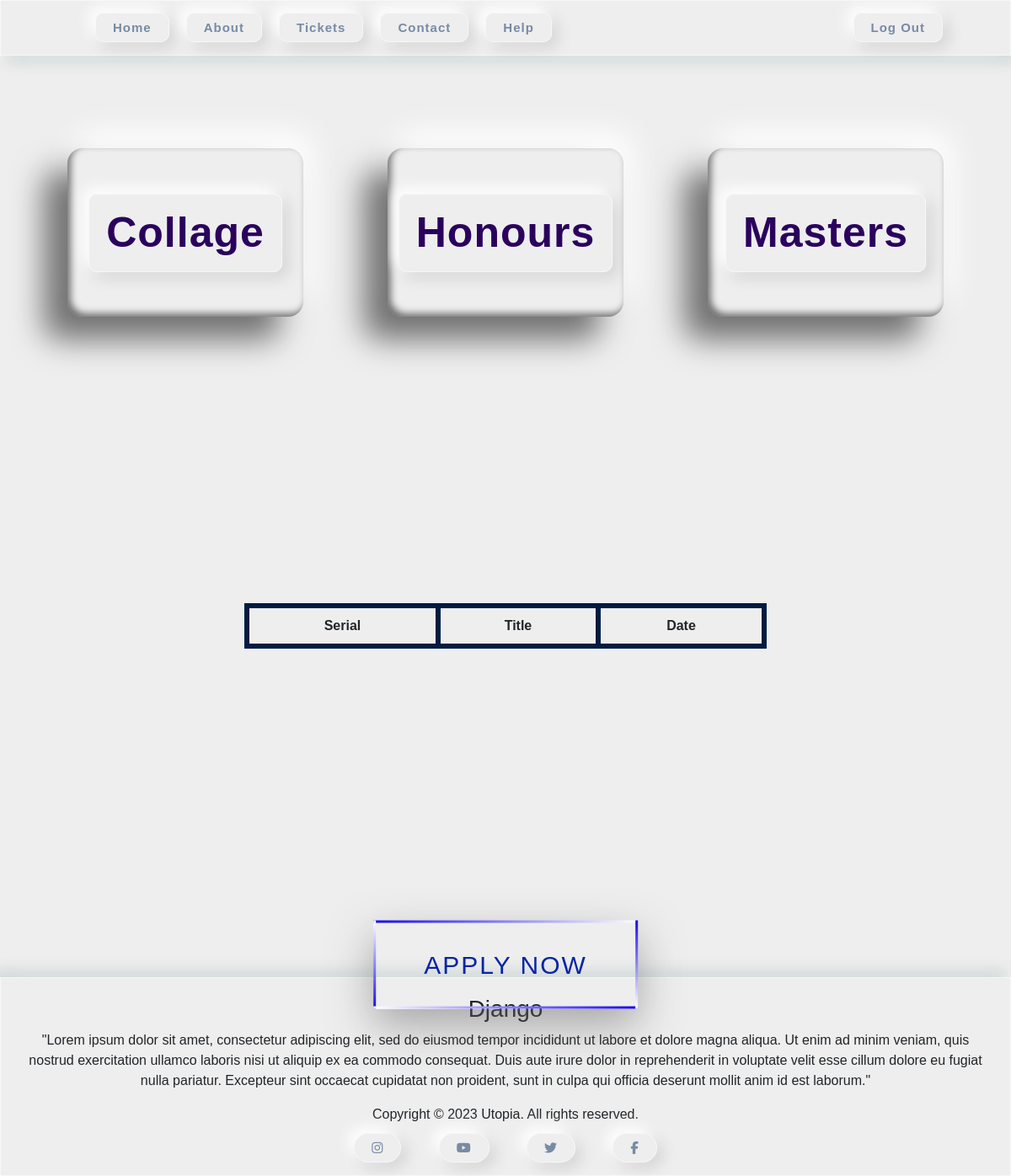
Before: /Education with the older database file.
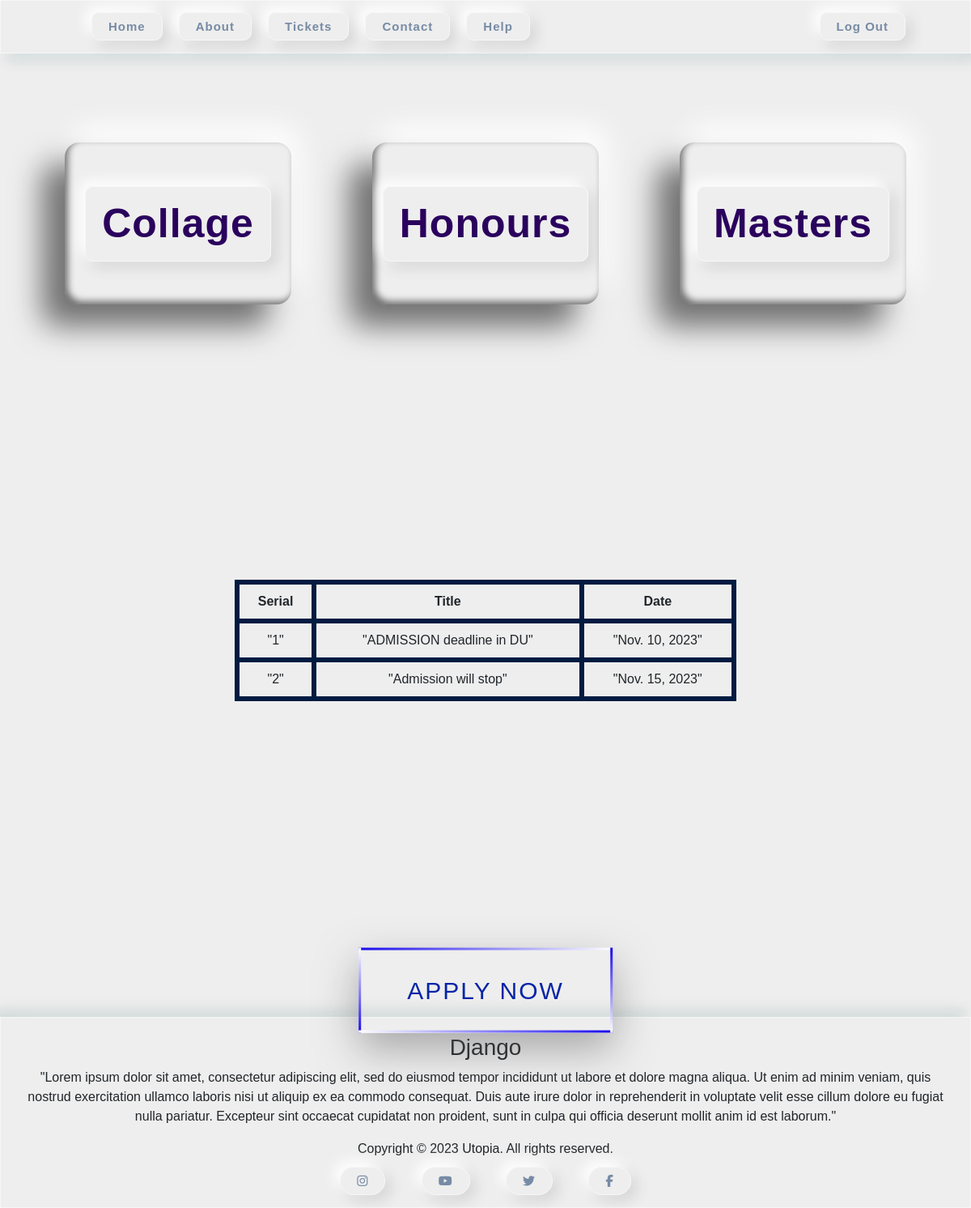
After: the same page with the newer database file.
### application/models.py (models this page shows, shortened)
class ImportantNotice(models.Model):
    Serial = models.IntegerField(primary_key=True)
    Title = models.CharField(max_length=255)
    Publish_date = models.DateField()

### application/views.py (the view)
# urls.py: path('Education',views.Education,name='Education'),
def Education(request):
    Data=ImportantNotice.objects.all()
    data={
        'Data': Data
    }
    return render(request, 'EducationPage.html',data)

### application/templates/EducationPage.html (shortened to what this page needs)
{% extends "BasePage.html" %}
{% load static %}
{% block more-style %}
<link rel="stylesheet" href="{% static 'CSS/Education/EducationHome.css' %}">
<link rel="stylesheet" href="{% static '/JAVASCRIPT/Education.js/EducationHome.js' %}">
{% endblock %}
{% block content %}
<div class="main">
        <div class="contents">
          <li><a href="{% url 'Collage' %}" class="Collage">Collage</a></li>
          <li><a href="{% url 'Honours' %}" class="Honours">Honours</a></li>
          <li><a href="{% url 'Masters' %}" class="Masters">Masters</a></li>
        </div>
        <div class="button">
          <a href="{% url 'Form' %}" class="Form">
            <span></span>
            <span></span>
            <span></span>
            <span></span>
            Apply Now
          </a>
        </div>
        <div class="Notice">
          <table>
              <thead>
                  <tr>
                      <th>Serial</th>
                      <th>Title</th>
                      <th>Date</th>
                  </tr>
              </thead>
              <tbody>
                {% for n in Data %}
                      <tr>
                          <td>"{{n.Serial}}"</td>
                          <td>"{{n.Title}}"</td>
                          <td>"{{n.Publish_date}}"</td>
                      </tr>
                {% endfor %}
              </tbody>
          </table>
      </div>
</div>
{% endblock %}

### application/templates/BasePage.html (shortened to what this page needs)
<!DOCTYPE html>
{% load static %}
<html lang="en">
<head>
  <link href="https://cdn.jsdelivr.net/npm/bootstrap@5.3.1/dist/css/bootstrap.min.css" rel="stylesheet"
>
  <link rel="stylesheet" href="https://cdnjs.cloudflare.com/ajax/libs/font-awesome/6.4.2/css/all.min.css"
 />
  <link rel="stylesheet" href="{% static '/CSS/BasePage/BasePage.css' %}">
  {% block more-style %} {% endblock %}
</head>
<body>
  <nav id="navbar">
    <ol class="menu">
      <li><a href="{% url 'HomePage' %}">Home</a></li>
      <li><a href="{% url 'AboutPage' %}">About</a></li>
      <li><a href="{% url 'TicketsPage' %}">Tickets</a></li>
      <li><a href="{% url 'ContactPage' %}">Contact</a></li>
      <li><a href="{% url 'HelpPage' %}">Help</a></li>
    </ol>
    <div>
      <ol class="menu">
        <li> <a class="out" href="{% url 'EntryPage' %}">Log Out</a></li>
      </ol>
    </div>
  </nav>
  {% block content %}{% endblock %}
  <footer id="footer">
    <h3>Django</h3>
    <p>"Lorem ipsum dolor sit amet, consectetur adipiscing elit, sed do eiusmod tempor incididunt ut labore et dolore
      magna aliqua. Ut enim ad minim veniam, quis nostrud exercitation ullamco laboris nisi ut aliquip ex ea commodo
      consequat. Duis aute irure dolor in reprehenderit in voluptate velit esse cillum dolore eu fugiat nulla pariatur.
      Excepteur sint occaecat cupidatat non proident, sunt in culpa qui officia deserunt mollit anim id est laborum."
    </p>
    <p>Copyright © 2023 Utopia. All rights reserved.</p>
    <div id="social">
      <a href="#" id="insta" class="instagram"><i class="fab fa-instagram"></i></a>
      <a href="#" id="utube" class="Youtube"><i class="fab fa-youtube"></i></a>
      <a href="#" id="X" class="Twitter"><i class="fab fa-twitter"></i></a>
      <a href="https://www.facebook.com/groups/2080362572298979" id="fb" class="Facebook"><i class="fab fa-facebook-f"></i></a>
    </div>
  </footer>
</body>
</html>

### application/static/CSS/BasePage/BasePage.css (style rules this page uses)
* { margin: 0; padding: 0; box-sizing: border-box; font-family: 'Poppins', sans-serif; }
body { background: #eee; overflow: scroll; }
nav { width: 100%; background: #eee; display: flex; justify-content: space-between; padding: 20px 50px; border: 1px solid #f7f7f7; box-shadow: -7px -7px 17px #fff, 7px 7px 17px rgba(7, 70, 70, 0.15); top: 0; right: 0; left: 0; z-index: 999; }
.menu { display: flex; margin: auto 20px; list-style-type: none; }
.menu li { margin: 0 10px; }
.menu li a { font-size: 15px; font-weight: 600; color: #778ba5; text-transform: capitalize; text-decoration: none; letter-spacing: 1px; padding: 8px 20px; border-radius: 10px; border: 1px solid #f7f7f7; box-shadow: -7px -7px 17px #fff, 7px 7px 17px rgba(70, 70, 70, 0.15); }
footer { width: 100%; background: #eee; display: flex; flex-direction: column; justify-content: space-around; text-align: center; padding: 20px; border: 1px solid #f7f7f7; box-shadow: -7px -7px 17px rgba(7, 70, 70, 0.15), 7px 7px 17px #fff; z-index: 999; }
footer #social a { font-size: 15px; margin: 20px; margin-bottom: 10px; font-weight: 800; justify-content: center; color: #778ba5; text-transform: capitalize; text-decoration: none; letter-spacing: 1px; padding: 8px 20px; border-radius: 100px; border: 1px solid #f7f7f7; box-shadow: -7px -7px 17px #fff, 7px 7px 17px rgba(70, 70, 70, 0.15); }
footer #social a::after { content: attr(class); position: absolute; display: none; visibility: hidden; width: 120px; height: 30px; background: black; color: white; text-align: center; padding: 5px 0; border-radius: 6px; opacity: 0; transition: opacity 0.3s; z-index: 1; }

### application/static/CSS/Education/EducationHome.css (style rules this page uses)
.main { width: 100%; justify-content: center; align-items: top; margin-bottom: 390px; margin-top: 60px; }
.contents { display: flex; list-style-type: none; margin: 30px; position: left; text-align: 0; position: relative; }
.contents li { display: flex; flex-direction: column; justify-content: space-around; align-items: center; text-align: top; max-width:390px; height: 200px; font-size: 50px; font-weight: 800; cursor: pointer; width: 100%; margin: 50px; border-radius: 18px; z-index: 3; overflow: hidden; padding: 30px; box-shadow: -28px 27px 37.5px rgba(0, 0, 0, 0.53), 10px -19px 37.5px rgb(255 255 255), inset 4px -4px 8px rgb(0, 0, 0, 0.53); inset: -5px 5px 12px #fff; text-decoration: none; }
.contents li a { color: #2a025d; text-transform: capitalize; text-decoration: none; letter-spacing: 1px; padding: 8px 20px; border-radius: 10px; letter-spacing: 2; border: 1px solid #f7f7f7; box-shadow: -7px -7px 17px #fff, 7px 7px 17px rgba(70, 70, 70, 0.15); }
.Form { position: absolute; top: 82%; Left: 50%; transform: translate(-50%, -50%); color: #0624a6; padding: 30px 60px; font-size: 30px; Letter-spacing: 2px; text-transform: uppercase; text-decoration: none; box-shadow: 0 20px 50px rgba(100, 98, 98, 0.5); }
.Form span:nth-child(1) { position: absolute; top: 0; left: 0; width: 100%; height: 3px; background: linear-gradient(to left, #ffffff, #1809ed); animation: animate1 1s alternate infinite; }
.Form span:nth-child(2) { position: absolute; top: 0; left: 0; width: 3px; height: 100%; background: linear-gradient(to bottom, #ffffff, #1809ed); animation: animate2 1s alternate infinite; }
.Form span:nth-child(3) { position: absolute; bottom: 0; right: 0; width: 100%; height: 3px; background: linear-gradient(to right, #ffffff, #1809ed); animation: animate3 1s alternate infinite; }
.Form span:nth-child(4) { position: absolute; bottom: 0; right: 0; width: 3px; height: 100%; background: linear-gradient(to top, #ffffff, #1809ed); animation: animate4 1s alternate infinite; }
.Notice { display: flex; list-style-type: none; margin: 290px; position: center; text-align: center; position: relative; }
.Notice table { width: 100%; border-collapse: collapse; }
.Notice table, th, td { border: 6px solid rgb(0, 27, 65); padding: 9px; }

Changed rows visible on the page:
added ImportantNotice: Serial "1", Title "ADMISSION deadline in DU", Publish_date "Nov. 10, 2023"
added ImportantNotice: Serial "2", Title "Admission will stop", Publish_date "Nov. 15, 2023"
